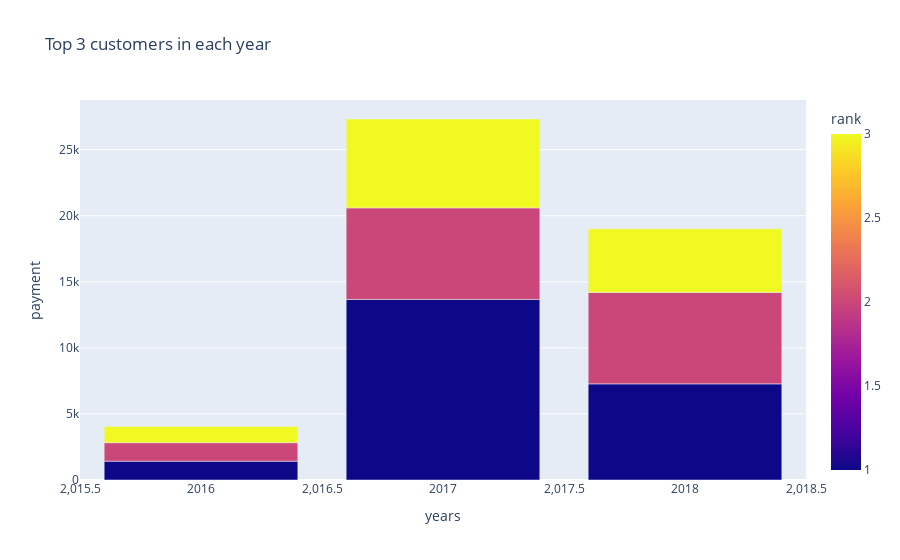

Notebook code for this chart:
### Code cell
px.bar(df,x="years",y="payment",color="rank",title="Top 3 customers in each year")

### Figure 1 — Plotly figure (JSON) as saved in the notebook; plotly's stock layout.template omitted (floating-point values rounded to 4 significant figures)
{"data": [{"alignmentgroup": "True", "hovertemplate": "years=%{x}<br>payment=%{y}<br>rank=%{marker.color}<extra></extra>", "legendgroup": "", "marker": {"color": [1, 2, 3, 1, 2, 3, 1, 2, 3], "coloraxis": "coloraxis", "pattern": {"shape": ""}}, "name": "", "offsetgroup": "", "orientation": "v", "showlegend": false, "textposition": "auto", "type": "bar", "x": [2016, 2016, 2016, 2017, 2017, 2017, 2018, 2018, 2018], "xaxis": "x", "y": [1424.0, 1401.0, 1228.0, 13660.0, 6929.0, 6727.0, 7275.0, 6922.0, 4809.0], "yaxis": "y"}], "layout": {"barmode": "relative", "coloraxis": {"colorbar": {"title": {"text": "rank"}}, "colorscale": [[0, "#0d0887"], [0.1111, "#46039f"], [0.2222, "#7201a8"], [0.3333, "#9c179e"], [0.4444, "#bd3786"], [0.5556, "#d8576b"], [0.6667, "#ed7953"], [0.7778, "#fb9f3a"], [0.8889, "#fdca26"], [1, "#f0f921"]]}, "legend": {"tracegroupgap": 0}, "title": {"text": "Top 3 customers in each year"}, "xaxis": {"anchor": "y", "domain": [0, 1], "title": {"text": "years"}}, "yaxis": {"anchor": "x", "domain": [0, 1], "title": {"text": "payment"}}}}
